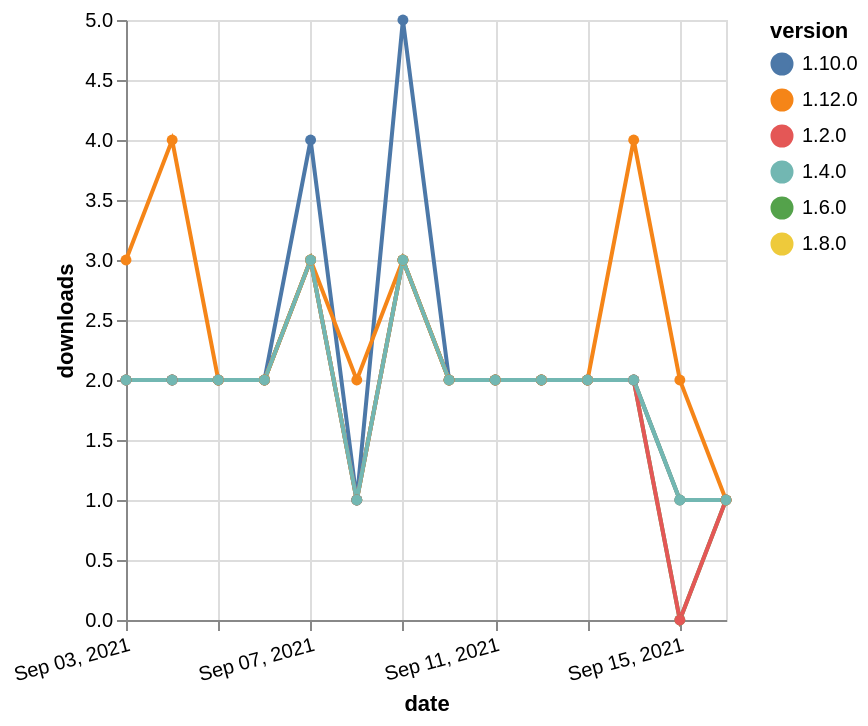

Vega-Lite specification for this chart:
### Vega-Lite specification from a JSON file in a GitHub repository (floating-point values rounded to 4 significant figures)
{"$schema": "https://vega.github.io/schema/vega-lite/v5.json", "description": "A simple bar chart with embedded data.", "data": {"values": [{"date": "2021-09-03", "total": 1493, "delta": 2, "version": "1.6.0"}, {"date": "2021-09-04", "total": 1495, "delta": 2, "version": "1.6.0"}, {"date": "2021-09-05", "total": 1497, "delta": 2, "version": "1.6.0"}, {"date": "2021-09-06", "total": 1499, "delta": 2, "version": "1.6.0"}, {"date": "2021-09-07", "total": 1502, "delta": 3, "version": "1.6.0"}, {"date": "2021-09-08", "total": 1503, "delta": 1, "version": "1.6.0"}, {"date": "2021-09-09", "total": 1506, "delta": 3, "version": "1.6.0"}, {"date": "2021-09-10", "total": 1508, "delta": 2, "version": "1.6.0"}, {"date": "2021-09-11", "total": 1510, "delta": 2, "version": "1.6.0"}, {"date": "2021-09-12", "total": 1512, "delta": 2, "version": "1.6.0"}, {"date": "2021-09-13", "total": 1514, "delta": 2, "version": "1.6.0"}, {"date": "2021-09-14", "total": 1516, "delta": 2, "version": "1.6.0"}, {"date": "2021-09-15", "total": 1516, "delta": 0, "version": "1.6.0"}, {"date": "2021-09-16", "total": 1517, "delta": 1, "version": "1.6.0"}, {"date": "2021-09-03", "total": 1009, "delta": 2, "version": "1.8.0"}, {"date": "2021-09-04", "total": 1011, "delta": 2, "version": "1.8.0"}, {"date": "2021-09-05", "total": 1013, "delta": 2, "version": "1.8.0"}, {"date": "2021-09-06", "total": 1015, "delta": 2, "version": "1.8.0"}, {"date": "2021-09-07", "total": 1018, "delta": 3, "version": "1.8.0"}, {"date": "2021-09-08", "total": 1019, "delta": 1, "version": "1.8.0"}, {"date": "2021-09-09", "total": 1022, "delta": 3, "version": "1.8.0"}, {"date": "2021-09-10", "total": 1024, "delta": 2, "version": "1.8.0"}, {"date": "2021-09-11", "total": 1026, "delta": 2, "version": "1.8.0"}, {"date": "2021-09-12", "total": 1028, "delta": 2, "version": "1.8.0"}, {"date": "2021-09-13", "total": 1030, "delta": 2, "version": "1.8.0"}, {"date": "2021-09-14", "total": 1032, "delta": 2, "version": "1.8.0"}, {"date": "2021-09-15", "total": 1033, "delta": 1, "version": "1.8.0"}, {"date": "2021-09-16", "total": 1034, "delta": 1, "version": "1.8.0"}, {"date": "2021-09-03", "total": 724, "delta": 2, "version": "1.10.0"}, {"date": "2021-09-04", "total": 726, "delta": 2, "version": "1.10.0"}, {"date": "2021-09-05", "total": 728, "delta": 2, "version": "1.10.0"}, {"date": "2021-09-06", "total": 730, "delta": 2, "version": "1.10.0"}, {"date": "2021-09-07", "total": 734, "delta": 4, "version": "1.10.0"}, {"date": "2021-09-08", "total": 735, "delta": 1, "version": "1.10.0"}, {"date": "2021-09-09", "total": 740, "delta": 5, "version": "1.10.0"}, {"date": "2021-09-10", "total": 742, "delta": 2, "version": "1.10.0"}, {"date": "2021-09-11", "total": 744, "delta": 2, "version": "1.10.0"}, {"date": "2021-09-12", "total": 746, "delta": 2, "version": "1.10.0"}, {"date": "2021-09-13", "total": 748, "delta": 2, "version": "1.10.0"}, {"date": "2021-09-14", "total": 750, "delta": 2, "version": "1.10.0"}, {"date": "2021-09-15", "total": 751, "delta": 1, "version": "1.10.0"}, {"date": "2021-09-16", "total": 752, "delta": 1, "version": "1.10.0"}, {"date": "2021-09-03", "total": 2075, "delta": 2, "version": "1.2.0"}, {"date": "2021-09-04", "total": 2077, "delta": 2, "version": "1.2.0"}, {"date": "2021-09-05", "total": 2079, "delta": 2, "version": "1.2.0"}, {"date": "2021-09-06", "total": 2081, "delta": 2, "version": "1.2.0"}, {"date": "2021-09-07", "total": 2084, "delta": 3, "version": "1.2.0"}, {"date": "2021-09-08", "total": 2085, "delta": 1, "version": "1.2.0"}, {"date": "2021-09-09", "total": 2088, "delta": 3, "version": "1.2.0"}, {"date": "2021-09-10", "total": 2090, "delta": 2, "version": "1.2.0"}, {"date": "2021-09-11", "total": 2092, "delta": 2, "version": "1.2.0"}, {"date": "2021-09-12", "total": 2094, "delta": 2, "version": "1.2.0"}, {"date": "2021-09-13", "total": 2096, "delta": 2, "version": "1.2.0"}, {"date": "2021-09-14", "total": 2098, "delta": 2, "version": "1.2.0"}, {"date": "2021-09-15", "total": 2098, "delta": 0, "version": "1.2.0"}, {"date": "2021-09-16", "total": 2099, "delta": 1, "version": "1.2.0"}, {"date": "2021-09-03", "total": 227, "delta": 3, "version": "1.12.0"}, {"date": "2021-09-04", "total": 231, "delta": 4, "version": "1.12.0"}, {"date": "2021-09-05", "total": 233, "delta": 2, "version": "1.12.0"}, {"date": "2021-09-06", "total": 235, "delta": 2, "version": "1.12.0"}, {"date": "2021-09-07", "total": 238, "delta": 3, "version": "1.12.0"}, {"date": "2021-09-08", "total": 240, "delta": 2, "version": "1.12.0"}, {"date": "2021-09-09", "total": 243, "delta": 3, "version": "1.12.0"}, {"date": "2021-09-10", "total": 245, "delta": 2, "version": "1.12.0"}, {"date": "2021-09-11", "total": 247, "delta": 2, "version": "1.12.0"}, {"date": "2021-09-12", "total": 249, "delta": 2, "version": "1.12.0"}, {"date": "2021-09-13", "total": 251, "delta": 2, "version": "1.12.0"}, {"date": "2021-09-14", "total": 255, "delta": 4, "version": "1.12.0"}, {"date": "2021-09-15", "total": 257, "delta": 2, "version": "1.12.0"}, {"date": "2021-09-16", "total": 258, "delta": 1, "version": "1.12.0"}, {"date": "2021-09-03", "total": 1625, "delta": 2, "version": "1.4.0"}, {"date": "2021-09-04", "total": 1627, "delta": 2, "version": "1.4.0"}, {"date": "2021-09-05", "total": 1629, "delta": 2, "version": "1.4.0"}, {"date": "2021-09-06", "total": 1631, "delta": 2, "version": "1.4.0"}, {"date": "2021-09-07", "total": 1634, "delta": 3, "version": "1.4.0"}, {"date": "2021-09-08", "total": 1635, "delta": 1, "version": "1.4.0"}, {"date": "2021-09-09", "total": 1638, "delta": 3, "version": "1.4.0"}, {"date": "2021-09-10", "total": 1640, "delta": 2, "version": "1.4.0"}, {"date": "2021-09-11", "total": 1642, "delta": 2, "version": "1.4.0"}, {"date": "2021-09-12", "total": 1644, "delta": 2, "version": "1.4.0"}, {"date": "2021-09-13", "total": 1646, "delta": 2, "version": "1.4.0"}, {"date": "2021-09-14", "total": 1648, "delta": 2, "version": "1.4.0"}, {"date": "2021-09-15", "total": 1649, "delta": 1, "version": "1.4.0"}, {"date": "2021-09-16", "total": 1650, "delta": 1, "version": "1.4.0"}]}, "width": "container", "mark": {"type": "line", "point": {"filled": true}}, "encoding": {"x": {"field": "date", "type": "temporal", "timeUnit": "yearmonthdate", "title": "date", "axis": {"labelAngle": -15}}, "y": {"field": "delta", "type": "quantitative", "title": "downloads"}, "color": {"field": "version", "type": "nominal"}, "tooltip": {"field": "delta"}}}
